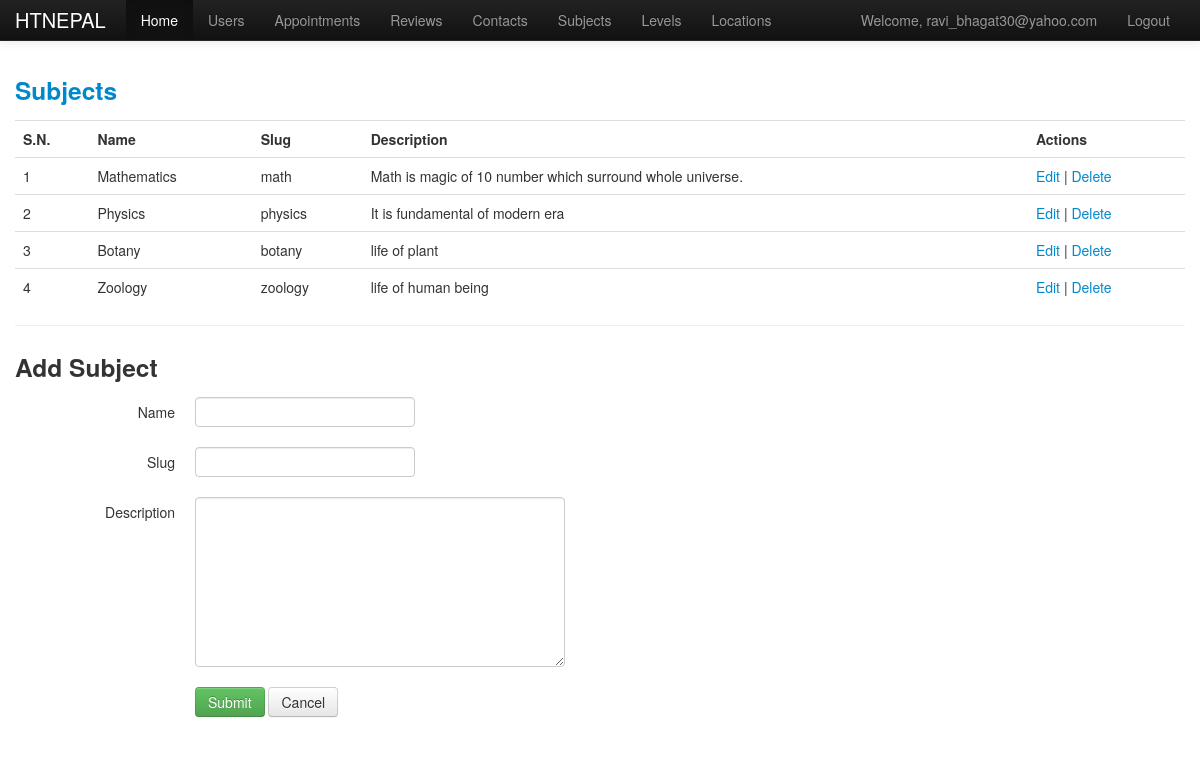
/backend/subjects.php (signed in), run on the app's committed database.
### tables this page shows
CREATE TABLE IF NOT EXISTS `subjects` (
  `id` int(11) NOT NULL AUTO_INCREMENT,
  `name` varchar(255) NOT NULL,
  `slug` varchar(255) NOT NULL,
  `description` text,
  PRIMARY KEY (`id`)
);

### backend/config.php (called while the page is built, shortened)
<?php
	$protocol = $_SERVER['HTTPS'] == '' ? 'http://' : 'https://';
	$self_url = $protocol . $_SERVER['HTTP_HOST']. $_SERVER['REQUEST_URI'];
?>

### backend/subjects.php (the view, shortened to what this page needs)
<?php
	include "config.php";
	$table = 'subjects';
	$get_all_query = "select * from $table";
	$all_result = mysql_query($get_all_query);
?>
<!DOCTYPE html>
<html lang="en">
  <head>
    <link href="assets/css/bootstrap.css" rel="stylesheet">
    <link href="assets/css/bootstrap-responsive.css" rel="stylesheet">
  </head>
  <body>
 <?php include "navbar.php";?>
    <div class="container">
	<a href="<?php echo $self_url; ?>"><h3>Subjects</h3></a>
	<?php if(mysql_num_rows($all_result)) { ?>
	<table class="table table-hover">
		<tr>
			<th>S.N.</th>
			<th>Name</th>
			<th>Slug</th>
			<th>Description</th>
			<th>Actions</th>
		</tr>
		<?php $i=1; while( $single_row = mysql_fetch_assoc($all_result)) { ?>
			<tr>
				<td><?php echo $i;?></td>
				<td><?php echo $single_row['name']; ?></td>
				<td><?php echo $single_row['slug']; ?></td>
				<td><?php echo $single_row['description']; ?></td>
				<td>
					<a href="subjects.php?form_action=edit&id=<?php echo $single_row['id'];?>">Edit</a> |
					<a href="subjects.php?form_action=delete&id=<?php echo $single_row ['id'];?>">Delete</a>
				</td>
			</tr>
		<?php $i++; } ?>
		</table>
		<?php } else { ?>
		No data available.
		<?php } ?>
		<hr/>
		<?php include "subjects_form.php"; ?>
    </div>
  </body>
</html>

### backend/subjects.php (style rules this page uses)
body { padding-top: 60px; }

### data on the page
subjects: name "Mathematics", slug "math", description "Math is magic of 10 number which surround whole universe."
subjects: name "Physics", slug "physics", description "It is fundamental of modern era"
subjects: name "Botany", slug "botany", description "life of plant"
subjects: name "Zoology", slug "zoology", description "life of human being"

### other printed values
$_SESSION['email'] "ravi_bhagat30@yahoo.com"
